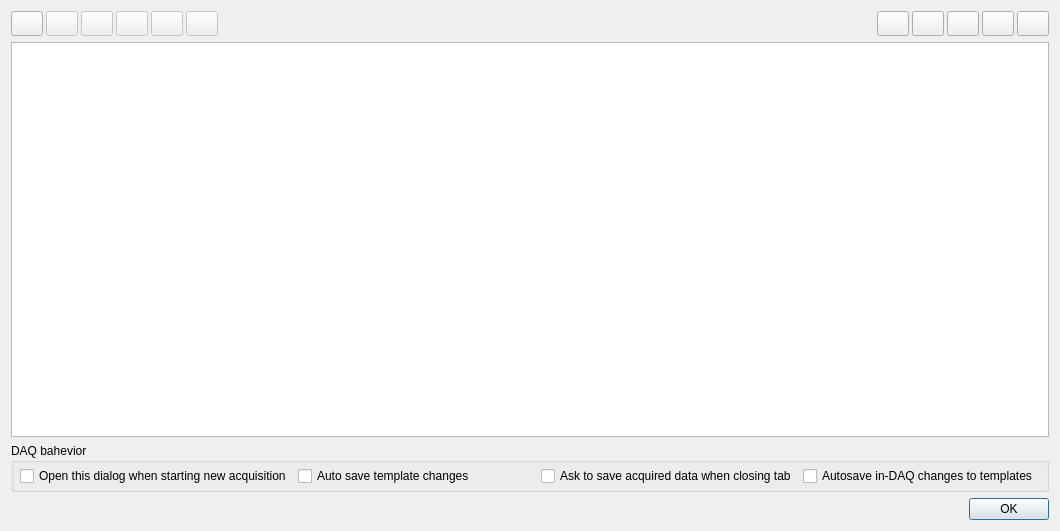
<?xml version="1.0" encoding="UTF-8"?>
<ui version="4.0">
 <class>ConsumerTemplatesForm</class>
 <widget class="QDialog" name="ConsumerTemplatesForm">
  <property name="windowModality">
   <enum>Qt::ApplicationModal</enum>
  </property>
  <property name="geometry">
   <rect>
    <x>0</x>
    <y>0</y>
    <width>1060</width>
    <height>531</height>
   </rect>
  </property>
  <property name="windowTitle">
   <string>Consumer templates</string>
  </property>
  <property name="modal">
   <bool>true</bool>
  </property>
  <layout class="QGridLayout" name="gridLayout">
   <item row="0" column="0">
    <layout class="QHBoxLayout" name="horizontalLayout_35">
     <property name="spacing">
      <number>3</number>
     </property>
     <item>
      <widget class="QPushButton" name="pushNew">
       <property name="sizePolicy">
        <sizepolicy hsizetype="Fixed" vsizetype="Fixed">
         <horstretch>0</horstretch>
         <verstretch>0</verstretch>
        </sizepolicy>
       </property>
       <property name="minimumSize">
        <size>
         <width>32</width>
         <height>25</height>
        </size>
       </property>
       <property name="maximumSize">
        <size>
         <width>32</width>
         <height>25</height>
        </size>
       </property>
       <property name="toolTip">
        <string>Add new</string>
       </property>
       <property name="text">
        <string/>
       </property>
       <property name="icon">
        <iconset resource="../resources/daquiri.qrc">
         <normaloff>:/icons/oxy/16/edit_add.png</normaloff>:/icons/oxy/16/edit_add.png</iconset>
       </property>
       <property name="iconSize">
        <size>
         <width>16</width>
         <height>16</height>
        </size>
       </property>
      </widget>
     </item>
     <item>
      <widget class="QPushButton" name="pushClone">
       <property name="enabled">
        <bool>false</bool>
       </property>
       <property name="sizePolicy">
        <sizepolicy hsizetype="Fixed" vsizetype="Fixed">
         <horstretch>0</horstretch>
         <verstretch>0</verstretch>
        </sizepolicy>
       </property>
       <property name="minimumSize">
        <size>
         <width>32</width>
         <height>25</height>
        </size>
       </property>
       <property name="maximumSize">
        <size>
         <width>32</width>
         <height>25</height>
        </size>
       </property>
       <property name="toolTip">
        <string>Clone</string>
       </property>
       <property name="text">
        <string/>
       </property>
       <property name="icon">
        <iconset resource="../resources/daquiri.qrc">
         <normaloff>:/icons/oxy/16/revert.png</normaloff>:/icons/oxy/16/revert.png</iconset>
       </property>
       <property name="iconSize">
        <size>
         <width>16</width>
         <height>16</height>
        </size>
       </property>
      </widget>
     </item>
     <item>
      <widget class="QPushButton" name="pushEdit">
       <property name="enabled">
        <bool>false</bool>
       </property>
       <property name="sizePolicy">
        <sizepolicy hsizetype="Fixed" vsizetype="Fixed">
         <horstretch>0</horstretch>
         <verstretch>0</verstretch>
        </sizepolicy>
       </property>
       <property name="minimumSize">
        <size>
         <width>32</width>
         <height>25</height>
        </size>
       </property>
       <property name="maximumSize">
        <size>
         <width>32</width>
         <height>25</height>
        </size>
       </property>
       <property name="toolTip">
        <string>Edit</string>
       </property>
       <property name="text">
        <string/>
       </property>
       <property name="icon">
        <iconset resource="../resources/daquiri.qrc">
         <normaloff>:/icons/oxy/16/edit.png</normaloff>:/icons/oxy/16/edit.png</iconset>
       </property>
       <property name="iconSize">
        <size>
         <width>16</width>
         <height>16</height>
        </size>
       </property>
      </widget>
     </item>
     <item>
      <widget class="QPushButton" name="pushDelete">
       <property name="enabled">
        <bool>false</bool>
       </property>
       <property name="sizePolicy">
        <sizepolicy hsizetype="Fixed" vsizetype="Fixed">
         <horstretch>0</horstretch>
         <verstretch>0</verstretch>
        </sizepolicy>
       </property>
       <property name="minimumSize">
        <size>
         <width>32</width>
         <height>25</height>
        </size>
       </property>
       <property name="maximumSize">
        <size>
         <width>32</width>
         <height>25</height>
        </size>
       </property>
       <property name="toolTip">
        <string>Remove</string>
       </property>
       <property name="text">
        <string/>
       </property>
       <property name="icon">
        <iconset resource="../resources/daquiri.qrc">
         <normaloff>:/icons/oxy/16/editdelete.png</normaloff>:/icons/oxy/16/editdelete.png</iconset>
       </property>
       <property name="iconSize">
        <size>
         <width>16</width>
         <height>16</height>
        </size>
       </property>
      </widget>
     </item>
     <item>
      <widget class="QPushButton" name="pushUp">
       <property name="enabled">
        <bool>false</bool>
       </property>
       <property name="sizePolicy">
        <sizepolicy hsizetype="Fixed" vsizetype="Fixed">
         <horstretch>0</horstretch>
         <verstretch>0</verstretch>
        </sizepolicy>
       </property>
       <property name="minimumSize">
        <size>
         <width>32</width>
         <height>25</height>
        </size>
       </property>
       <property name="maximumSize">
        <size>
         <width>32</width>
         <height>25</height>
        </size>
       </property>
       <property name="toolTip">
        <string>Move up</string>
       </property>
       <property name="text">
        <string/>
       </property>
       <property name="icon">
        <iconset resource="../resources/daquiri.qrc">
         <normaloff>:/icons/oxy/16/up.png</normaloff>:/icons/oxy/16/up.png</iconset>
       </property>
       <property name="iconSize">
        <size>
         <width>16</width>
         <height>16</height>
        </size>
       </property>
      </widget>
     </item>
     <item>
      <widget class="QPushButton" name="pushDown">
       <property name="enabled">
        <bool>false</bool>
       </property>
       <property name="sizePolicy">
        <sizepolicy hsizetype="Fixed" vsizetype="Fixed">
         <horstretch>0</horstretch>
         <verstretch>0</verstretch>
        </sizepolicy>
       </property>
       <property name="minimumSize">
        <size>
         <width>32</width>
         <height>25</height>
        </size>
       </property>
       <property name="maximumSize">
        <size>
         <width>32</width>
         <height>25</height>
        </size>
       </property>
       <property name="toolTip">
        <string>Move down</string>
       </property>
       <property name="text">
        <string/>
       </property>
       <property name="icon">
        <iconset resource="../resources/daquiri.qrc">
         <normaloff>:/icons/oxy/16/down.png</normaloff>:/icons/oxy/16/down.png</iconset>
       </property>
       <property name="iconSize">
        <size>
         <width>16</width>
         <height>16</height>
        </size>
       </property>
      </widget>
     </item>
     <item>
      <widget class="QLabel" name="label">
       <property name="text">
        <string/>
       </property>
      </widget>
     </item>
     <item>
      <widget class="QPushButton" name="pushClear">
       <property name="sizePolicy">
        <sizepolicy hsizetype="Fixed" vsizetype="Fixed">
         <horstretch>0</horstretch>
         <verstretch>0</verstretch>
        </sizepolicy>
       </property>
       <property name="minimumSize">
        <size>
         <width>32</width>
         <height>25</height>
        </size>
       </property>
       <property name="maximumSize">
        <size>
         <width>32</width>
         <height>25</height>
        </size>
       </property>
       <property name="toolTip">
        <string>Clear all</string>
       </property>
       <property name="text">
        <string/>
       </property>
       <property name="icon">
        <iconset resource="../resources/daquiri.qrc">
         <normaloff>:/icons/oxy/16/editclear.png</normaloff>:/icons/oxy/16/editclear.png</iconset>
       </property>
       <property name="iconSize">
        <size>
         <width>16</width>
         <height>16</height>
        </size>
       </property>
      </widget>
     </item>
     <item>
      <widget class="QPushButton" name="pushImport">
       <property name="sizePolicy">
        <sizepolicy hsizetype="Fixed" vsizetype="Fixed">
         <horstretch>0</horstretch>
         <verstretch>0</verstretch>
        </sizepolicy>
       </property>
       <property name="minimumSize">
        <size>
         <width>32</width>
         <height>25</height>
        </size>
       </property>
       <property name="maximumSize">
        <size>
         <width>32</width>
         <height>25</height>
        </size>
       </property>
       <property name="toolTip">
        <string>Import</string>
       </property>
       <property name="text">
        <string/>
       </property>
       <property name="icon">
        <iconset resource="../resources/daquiri.qrc">
         <normaloff>:/icons/oxy/16/document_open_folder.png</normaloff>:/icons/oxy/16/document_open_folder.png</iconset>
       </property>
       <property name="iconSize">
        <size>
         <width>16</width>
         <height>16</height>
        </size>
       </property>
      </widget>
     </item>
     <item>
      <widget class="QPushButton" name="pushExport">
       <property name="sizePolicy">
        <sizepolicy hsizetype="Fixed" vsizetype="Fixed">
         <horstretch>0</horstretch>
         <verstretch>0</verstretch>
        </sizepolicy>
       </property>
       <property name="minimumSize">
        <size>
         <width>32</width>
         <height>25</height>
        </size>
       </property>
       <property name="maximumSize">
        <size>
         <width>32</width>
         <height>25</height>
        </size>
       </property>
       <property name="toolTip">
        <string>Export</string>
       </property>
       <property name="text">
        <string/>
       </property>
       <property name="icon">
        <iconset resource="../resources/daquiri.qrc">
         <normaloff>:/icons/oxy/16/document_save.png</normaloff>:/icons/oxy/16/document_save.png</iconset>
       </property>
       <property name="iconSize">
        <size>
         <width>16</width>
         <height>16</height>
        </size>
       </property>
      </widget>
     </item>
     <item>
      <widget class="QPushButton" name="pushSetDefault">
       <property name="sizePolicy">
        <sizepolicy hsizetype="Fixed" vsizetype="Fixed">
         <horstretch>0</horstretch>
         <verstretch>0</verstretch>
        </sizepolicy>
       </property>
       <property name="minimumSize">
        <size>
         <width>32</width>
         <height>25</height>
        </size>
       </property>
       <property name="maximumSize">
        <size>
         <width>32</width>
         <height>25</height>
        </size>
       </property>
       <property name="toolTip">
        <string>Make default</string>
       </property>
       <property name="text">
        <string/>
       </property>
       <property name="icon">
        <iconset resource="../resources/daquiri.qrc">
         <normaloff>:/icons/oxy/16/bookmark.png</normaloff>:/icons/oxy/16/bookmark.png</iconset>
       </property>
       <property name="iconSize">
        <size>
         <width>16</width>
         <height>16</height>
        </size>
       </property>
      </widget>
     </item>
     <item>
      <widget class="QPushButton" name="pushUseDefault">
       <property name="sizePolicy">
        <sizepolicy hsizetype="Fixed" vsizetype="Fixed">
         <horstretch>0</horstretch>
         <verstretch>0</verstretch>
        </sizepolicy>
       </property>
       <property name="minimumSize">
        <size>
         <width>32</width>
         <height>25</height>
        </size>
       </property>
       <property name="maximumSize">
        <size>
         <width>32</width>
         <height>25</height>
        </size>
       </property>
       <property name="toolTip">
        <string>Restore default</string>
       </property>
       <property name="text">
        <string/>
       </property>
       <property name="icon">
        <iconset resource="../resources/daquiri.qrc">
         <normaloff>:/icons/oxy/16/revert.png</normaloff>:/icons/oxy/16/revert.png</iconset>
       </property>
       <property name="iconSize">
        <size>
         <width>16</width>
         <height>16</height>
        </size>
       </property>
      </widget>
     </item>
    </layout>
   </item>
   <item row="1" column="0">
    <widget class="QTableView" name="spectraSetupView">
     <property name="sizePolicy">
      <sizepolicy hsizetype="Preferred" vsizetype="Expanding">
       <horstretch>0</horstretch>
       <verstretch>0</verstretch>
      </sizepolicy>
     </property>
     <property name="minimumSize">
      <size>
       <width>0</width>
       <height>0</height>
      </size>
     </property>
    </widget>
   </item>
   <item row="3" column="0">
    <widget class="QDialogButtonBox" name="buttonBox">
     <property name="orientation">
      <enum>Qt::Horizontal</enum>
     </property>
     <property name="standardButtons">
      <set>QDialogButtonBox::Ok</set>
     </property>
    </widget>
   </item>
   <item row="2" column="0">
    <widget class="QGroupBox" name="groupBox">
     <property name="minimumSize">
      <size>
       <width>0</width>
       <height>0</height>
      </size>
     </property>
     <property name="title">
      <string>DAQ bahevior</string>
     </property>
     <layout class="QGridLayout" name="gridLayout_2">
      <property name="leftMargin">
       <number>6</number>
      </property>
      <property name="topMargin">
       <number>3</number>
      </property>
      <property name="rightMargin">
       <number>6</number>
      </property>
      <property name="bottomMargin">
       <number>3</number>
      </property>
      <item row="0" column="2">
       <widget class="QCheckBox" name="checkAutosaveTemplates">
        <property name="text">
         <string>Auto save template changes</string>
        </property>
       </widget>
      </item>
      <item row="0" column="1">
       <widget class="QCheckBox" name="checkConfirmTemplates">
        <property name="text">
         <string>Open this dialog when starting new acquisition</string>
        </property>
       </widget>
      </item>
      <item row="0" column="4">
       <widget class="QCheckBox" name="checkAutosaveDAQ">
        <property name="text">
         <string>Autosave in-DAQ changes to templates</string>
        </property>
       </widget>
      </item>
      <item row="0" column="3">
       <widget class="QCheckBox" name="checkAskSaveProject">
        <property name="text">
         <string>Ask to save acquired data when closing tab</string>
        </property>
       </widget>
      </item>
     </layout>
    </widget>
   </item>
  </layout>
 </widget>
 <resources>
  <include location="../resources/daquiri.qrc"/>
 </resources>
 <connections>
  <connection>
   <sender>buttonBox</sender>
   <signal>accepted()</signal>
   <receiver>ConsumerTemplatesForm</receiver>
   <slot>accept()</slot>
   <hints>
    <hint type="sourcelabel">
     <x>248</x>
     <y>254</y>
    </hint>
    <hint type="destinationlabel">
     <x>157</x>
     <y>274</y>
    </hint>
   </hints>
  </connection>
  <connection>
   <sender>buttonBox</sender>
   <signal>rejected()</signal>
   <receiver>ConsumerTemplatesForm</receiver>
   <slot>reject()</slot>
   <hints>
    <hint type="sourcelabel">
     <x>316</x>
     <y>260</y>
    </hint>
    <hint type="destinationlabel">
     <x>286</x>
     <y>274</y>
    </hint>
   </hints>
  </connection>
 </connections>
</ui>
